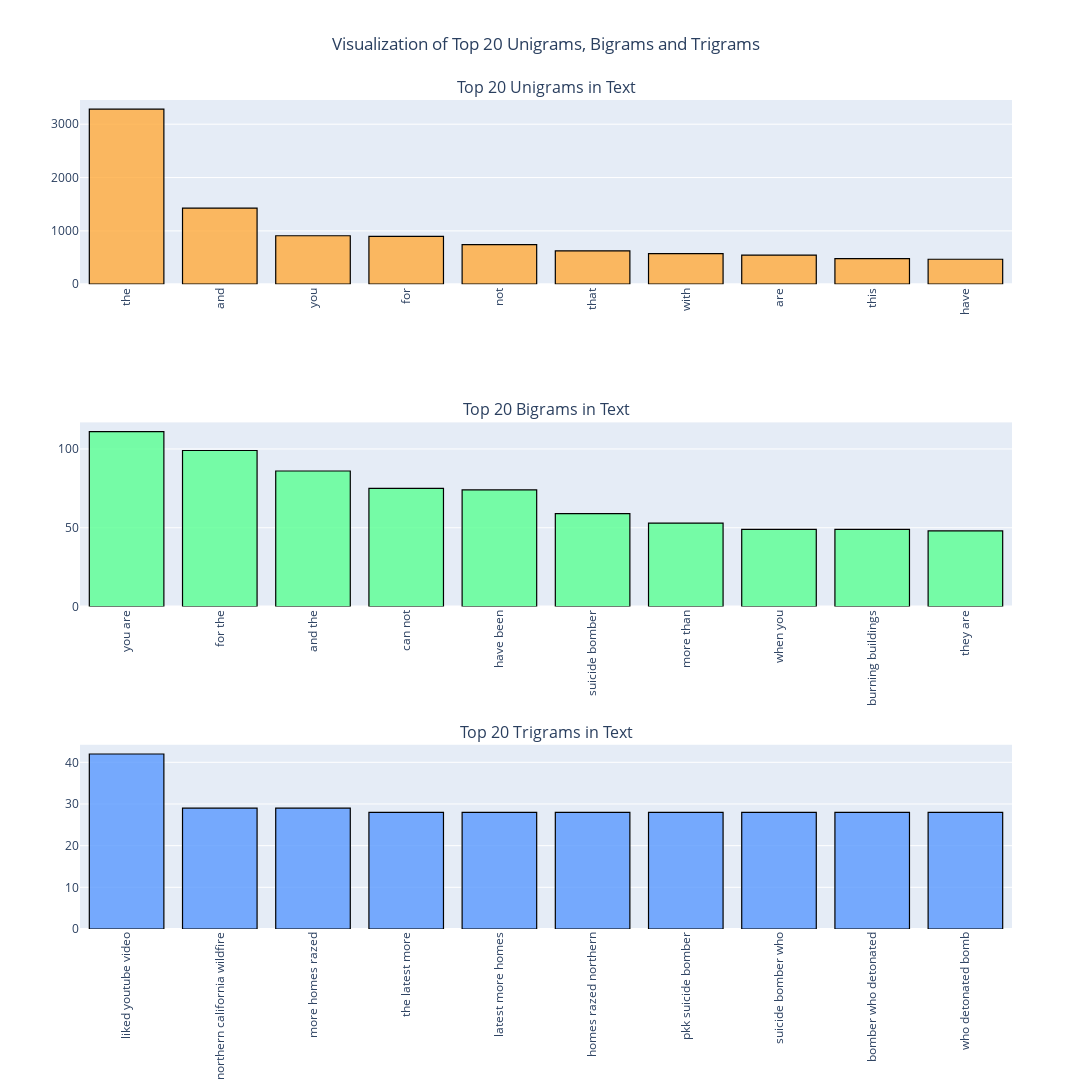

This figure's notebook cell:
### Markdown cell above
## 4.6 Visualising top 10 N-grams for N = 1, 2, 3

### Code cell
fig = make_subplots(rows=3, cols=1,subplot_titles=("Top 20 Unigrams in Text", "Top 20 Bigrams in Text","Top 20 Trigrams in Text"))
  
fig.add_trace(
  go.Bar(x=common_uni_df["word"],y=common_uni_df["freq"],marker=dict(color= 'rgba(255, 170, 59,0.8)'),marker_line=dict(color='black'),marker_line_width=1.2),
  row=1, col=1
).add_trace(
  go.Bar(x=common_bi_df["word"],y=common_bi_df["freq"],marker=dict(color= 'rgba(89, 255, 147,0.8)'),marker_line=dict(color='black'),marker_line_width=1.2),
  row=2, col=1
).add_trace(
  go.Bar(x=common_tri_df["word"],y=common_tri_df["freq"],marker=dict(color= 'rgba(89, 153, 255,0.8)'),marker_line=dict(color='black'),marker_line_width=1.2),
  row=3, col=1
).update_layout(title_text="Visualization of Top 20 Unigrams, Bigrams and Trigrams",title_x=0.5,showlegend=False,height=1600,width=1200).update_xaxes(tickangle=-90).show()

# py.plot(fig,filename='Visualization of Top 20 Unigrams, Bigrams and Trigrams',auto_open=False,show_link=False)

### Figure 1 — Plotly figure (JSON) as saved in the notebook; plotly's stock layout.template omitted (floating-point values rounded to 4 significant figures)
{"data": [{"marker": {"color": "rgba(255, 170, 59,0.8)", "line": {"color": "black", "width": 1.2}}, "type": "bar", "x": ["the", "and", "you", "for", "not", "that", "with", "are", "this", "have"], "xaxis": "x", "y": [3281, 1427, 909, 896, 744, 626, 574, 546, 480, 468], "yaxis": "y"}, {"marker": {"color": "rgba(89, 255, 147,0.8)", "line": {"color": "black", "width": 1.2}}, "type": "bar", "x": ["you are", "for the", "and the", "can not", "have been", "suicide bomber", "more than", "when you", "burning buildings", "they are"], "xaxis": "x2", "y": [111, 99, 86, 75, 74, 59, 53, 49, 49, 48], "yaxis": "y2"}, {"marker": {"color": "rgba(89, 153, 255,0.8)", "line": {"color": "black", "width": 1.2}}, "type": "bar", "x": ["liked youtube video", "northern california wildfire", "more homes razed", "the latest more", "latest more homes", "homes razed northern", "pkk suicide bomber", "suicide bomber who", "bomber who detonated", "who detonated bomb"], "xaxis": "x3", "y": [42, 29, 29, 28, 28, 28, 28, 28, 28, 28], "yaxis": "y3"}], "layout": {"annotations": [{"font": {"size": 16}, "showarrow": false, "text": "Top 20 Unigrams in Text", "x": 0.5, "xanchor": "center", "xref": "paper", "y": 1, "yanchor": "bottom", "yref": "paper"}, {"font": {"size": 16}, "showarrow": false, "text": "Top 20 Bigrams in Text", "x": 0.5, "xanchor": "center", "xref": "paper", "y": 0.6111, "yanchor": "bottom", "yref": "paper"}, {"font": {"size": 16}, "showarrow": false, "text": "Top 20 Trigrams in Text", "x": 0.5, "xanchor": "center", "xref": "paper", "y": 0.2222, "yanchor": "bottom", "yref": "paper"}], "height": 1600, "showlegend": false, "title": {"text": "Visualization of Top 20 Unigrams, Bigrams and Trigrams", "x": 0.5}, "width": 1200, "xaxis": {"anchor": "y", "autorange": true, "domain": [0, 1], "range": [-0.5, 9.5], "tickangle": -90, "type": "category"}, "xaxis2": {"anchor": "y2", "autorange": true, "domain": [0, 1], "range": [-0.5, 9.5], "tickangle": -90, "type": "category"}, "xaxis3": {"anchor": "y3", "autorange": true, "domain": [0, 1], "range": [-0.5, 9.5], "tickangle": -90, "type": "category"}, "yaxis": {"anchor": "x", "autorange": true, "domain": [0.7778, 1], "range": [0, 3454.0], "type": "linear"}, "yaxis2": {"anchor": "x2", "autorange": true, "domain": [0.3889, 0.6111], "range": [0, 116.8], "type": "linear"}, "yaxis3": {"anchor": "x3", "autorange": true, "domain": [0, 0.2222], "range": [0, 44.21], "type": "linear"}}}
